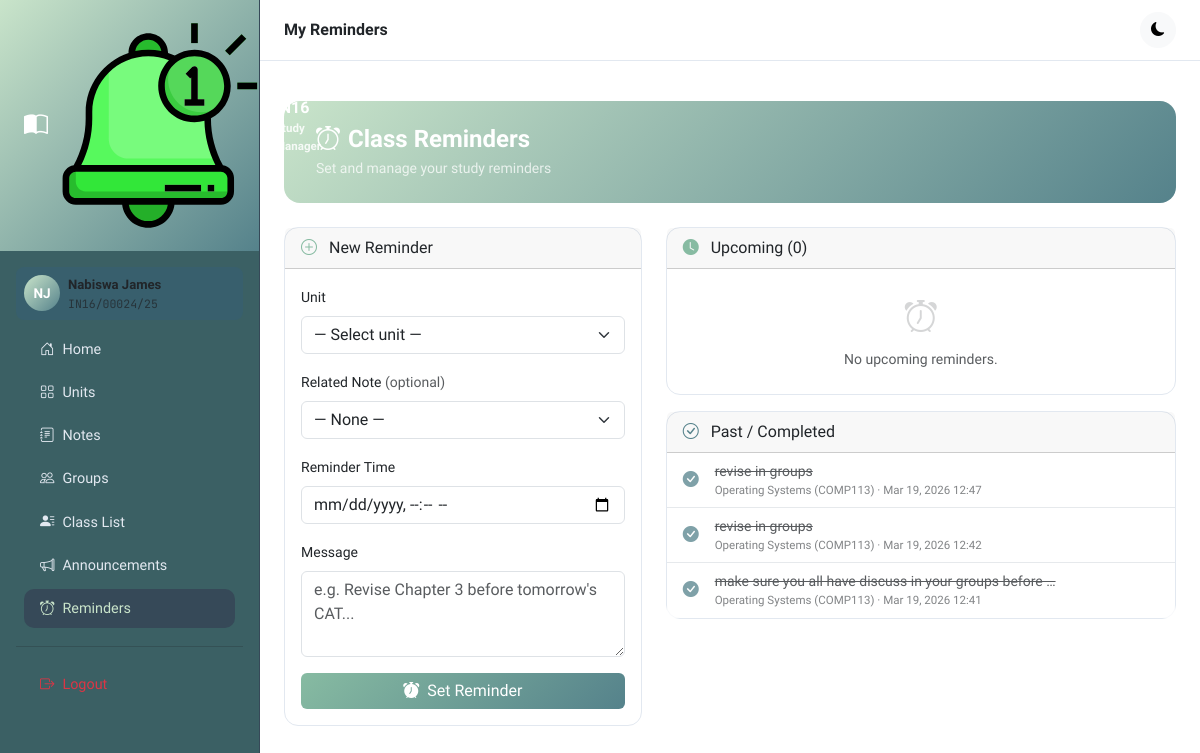
Page /reminders/ (signed in) on the committed database.
### notes_app/models.py (models this page shows, shortened)
class Student(models.Model):
    GENDER_CHOICES = [('M', 'Male'), ('F', 'Female'), ('O', 'Other')]
    user = models.OneToOneField(User, on_delete=models.CASCADE)
    reg_number = models.CharField(max_length=50, unique=True)
    gender = models.CharField(max_length=1, choices=GENDER_CHOICES)
    class Meta:
        ordering = ['reg_number']

class Reminder(models.Model):
    student = models.ForeignKey(Student, on_delete=models.CASCADE, related_name='reminders')
    unit = models.ForeignKey(Unit, on_delete=models.CASCADE)
    note = models.ForeignKey(Note, on_delete=models.SET_NULL, null=True, blank=True)
    reminder_time = models.DateTimeField()
    message = models.TextField()
    is_done = models.BooleanField(default=False)
    class Meta:
        ordering = ['reminder_time']

class Unit(models.Model):
    name = models.CharField(max_length=200)
    class Meta:
        ordering = ['name']

### notes_app/views.py (the view)
# urls.py: path('reminders/', views.reminders_view, name='reminders'),
@login_required
def reminders_view(request):
    try:
        student = request.user.student
    except Student.DoesNotExist:
        messages.warning(request, 'No student profile found for your account.')
        return redirect('home')
    if request.method == 'POST':
        form = ReminderForm(request.POST)
        if form.is_valid():
            reminder = form.save(commit=False)
            reminder.student = student
            reminder.save()
            messages.success(request, 'Reminder set successfully!')
            return redirect('reminders')
    else:
        form = ReminderForm()
    reminders = Reminder.objects.filter(student=student).select_related('unit', 'note')
    upcoming = reminders.filter(reminder_time__gte=timezone.now(), is_done=False)
    past = reminders.filter(reminder_time__lt=timezone.now()) | reminders.filter(is_done=True)
    return render(request, 'notes_app/reminders.html', {
        'form': form,
        'upcoming': upcoming,
        'past': past.order_by('-reminder_time')[:10],
    })

### notes_app/forms.py
class ReminderForm(forms.ModelForm):
    class Meta:
        model = Reminder
        fields = ['unit', 'note', 'reminder_time', 'message']
        widgets = {
            'reminder_time': forms.DateTimeInput(attrs={'type': 'datetime-local'}),
            'message': forms.Textarea(attrs={'rows': 3}),
        }

### notes_app/templates/notes_app/reminders.html (shortened to what this page needs)
{% extends 'notes_app/base.html' %}
{% block page_title %}My Reminders{% endblock %}
{% block content %}
<div class="page-header">
  <h4 class="fw-bold mb-1">
    <i class="bi bi-alarm me-2"></i>Class Reminders
  </h4>
  <p class="mb-0 opacity-75 small">Set and manage your study reminders</p>
</div>
<div class="row g-4">
  <div class="col-12 col-md-5">
    <div class="card">
      <div class="card-header fw-600">
        <i class="bi bi-plus-circle me-2" style="color:var(--in16-accent);"></i>
        New Reminder
      </div>
      <div class="card-body">
        <form method="post">
          <div class="mb-3">
            <label class="form-label small fw-500">Unit</label>
            <select name="unit" class="form-select" required>
              <option value="">— Select unit —</option>
            </select>
          </div>
          <div class="mb-3">
            <label class="form-label small fw-500">
              Related Note <span class="text-muted">(optional)</span>
            </label>
            <select name="note" class="form-select">
              <option value="">— None —</option>
            </select>
          </div>
          <div class="mb-3">
            <label class="form-label small fw-500">Reminder Time</label>
            <input type="datetime-local" name="reminder_time" class="form-control" required />
          </div>
          <div class="mb-3">
            <label class="form-label small fw-500">Message</label>
            <textarea name="message" class="form-control" rows="3"
                      placeholder="e.g. Revise Chapter 3 before tomorrow's CAT..." required></textarea>
          </div>
          <button type="submit"
                  class="btn w-100"
                  style="background:linear-gradient(135deg,var(--in16-accent),var(--in16-success));
                         color:white;border:none;">
            <i class="bi bi-alarm-fill me-2"></i>Set Reminder
          </button>
        </form>
      </div>
    </div>
  </div>
  <div class="col-12 col-md-7">
    <div class="card mb-3">
      <div class="card-header fw-600 d-flex align-items-center justify-content-between">
        <span>
          <i class="bi bi-clock-fill me-2" style="color:var(--in16-accent);"></i>
          Upcoming ({{ upcoming.count }})
        </span>
      </div>
      {% if upcoming %}
      <div class="list-group list-group-flush">
        {% for r in upcoming %}
        <div class="list-group-item px-3 py-3">
          <div class="d-flex align-items-start gap-3">
            <div class="rounded-circle d-flex align-items-center justify-content-center flex-shrink-0 text-white"
                 style="width:38px;height:38px;
                        background:linear-gradient(135deg,var(--in16-accent),var(--in16-success));
                        font-size:.85rem;">
              <i class="bi bi-alarm"></i>
            </div>
            <div class="flex-grow-1">
              <div class="fw-500 small">{{ r.message }}</div>
              <div class="d-flex align-items-center gap-2 mt-1 flex-wrap">
                <span class="unit-badge">{{ r.unit.name }}</span>
                {% if r.note %}
                <span class="badge border small"
                      style="border-color:var(--in16-accent);color:var(--in16-accent);">
                  {{ r.note.topic }}
                </span>
                {% endif %}
                <span class="text-muted" style="font-size:.72rem;">
                  <i class="bi bi-calendar me-1"></i>
                  {{ r.reminder_time|date:"M d, Y H:i" }}
                </span>
              </div>
            </div>
            <form method="post" action="{% url 'mark_reminder_done' r.id %}">
              {% csrf_token %}
              <button type="submit"
                      class="btn btn-sm"
                      style="border:1px solid var(--in16-success);color:var(--in16-success);"
                      title="Mark done">
                <i class="bi bi-check-lg"></i>
              </button>
            </form>
          </div>
        </div>
        {% endfor %}
      </div>
      {% else %}
      <div class="p-4 text-center text-muted small">
        <i class="bi bi-alarm d-block fs-2 opacity-25 mb-2"></i>
        No upcoming reminders.
      </div>
      {% endif %}
    </div>
    {% if past %}
    <div class="card">
      <div class="card-header fw-600">
        <i class="bi bi-check-circle me-2" style="color:var(--in16-success);"></i>
        Past / Completed
      </div>
      <div class="list-group list-group-flush">
        {% for r in past %}
        <div class="list-group-item px-3 py-2 opacity-75">
          <div class="d-flex align-items-center gap-3">
            <i class="bi bi-check-circle-fill" style="color:var(--in16-success);"></i>
            <div class="flex-grow-1">
              <div class="small fw-500 text-decoration-line-through">
                {{ r.message|truncatewords:10 }}
              </div>
              <div class="text-muted" style="font-size:.72rem;">
                {{ r.unit.name }} · {{ r.reminder_time|date:"M d, Y H:i" }}
              </div>
            </div>
          </div>
        </div>
        {% endfor %}
      </div>
    </div>
    {% endif %}
  </div>
</div>
{% endblock %}

### notes_app/templates/notes_app/base.html (shortened to what this page needs)
{% load static %}
<!DOCTYPE html>
<html lang="en" data-bs-theme="light" id="htmlRoot">
<head>
  <link href="https://cdn.jsdelivr.net/npm/bootstrap@5.3.3/dist/css/bootstrap.min.css" rel="stylesheet"/>
  <link href="https://cdn.jsdelivr.net/npm/bootstrap-icons@1.11.3/font/bootstrap-icons.min.css" rel="stylesheet"/>
</head>
<body>
{% if user.is_authenticated %}
<nav id="sidebar">
  <div class="sidebar-brand d-flex align-items-center gap-2">
    <i class="bi bi-book-half fs-4"></i>
    <img src="/notes_app/static/image/bell.svg" alt="">
    <div>
      <div class="fw-700" style="font-size:1rem;font-weight:700;">IN16</div>
      <div style="font-size:0.72rem;opacity:0.85;">Study Manager</div>
    </div>
  </div>
  <div class="p-3">
    {% if user.student %}
    <div class="d-flex align-items-center gap-2 p-2 mb-2 rounded-3" style="background:rgba(26,86,219,.07)">
      <div class="rounded-circle d-flex align-items-center justify-content-center text-white fw-bold"
           style="width:36px;height:36px;background:var(--in16-gradient);font-size:.85rem;">
        {{ user.first_name|first }}{{ user.last_name|first }}
      </div>
      <div>
        <div style="font-size:.82rem;font-weight:600;">{{ user.get_full_name }}</div>
        <div class="text-muted mono" style="font-size:.72rem;">{{ user.student.reg_number }}</div>
      </div>
    </div>
    {% endif %}
    <ul class="nav flex-column mt-1">
      <li class="nav-item">
        <a class="nav-link {% if request.resolver_match.url_name == 'home' %}active{% endif %}" href="{% url 'home' %}">
          <i class="bi bi-house-door me-2"></i>Home
        </a>
      </li>
      <li class="nav-item">
        <a class="nav-link {% if request.resolver_match.url_name == 'units' %}active{% endif %}" href="{% url 'units' %}">
          <i class="bi bi-grid me-2"></i>Units
        </a>
      </li>
      <li class="nav-item">
        <a class="nav-link {% if 'notes' in request.resolver_match.url_name %}active{% endif %}" href="{% url 'notes' %}">
          <i class="bi bi-journal-text me-2"></i>Notes
        </a>
      </li>
      <li class="nav-item">
        <a class="nav-link {% if 'groups' in request.resolver_match.url_name %}active{% endif %}" href="{% url 'groups' %}">
          <i class="bi bi-people me-2"></i>Groups
        </a>
      </li>
      <li class="nav-item">
        <a class="nav-link {% if request.resolver_match.url_name == 'students' %}active{% endif %}" href="{% url 'students' %}">
          <i class="bi bi-person-lines-fill me-2"></i>Class List
        </a>
      </li>
      <li class="nav-item">
        <a class="nav-link {% if request.resolver_match.url_name == 'announcements' %}active{% endif %}" href="{% url 'announcements' %}">
          <i class="bi bi-megaphone me-2"></i>Announcements
        </a>
      </li>
      <li class="nav-item">
        <a class="nav-link {% if request.resolver_match.url_name == 'reminders' %}active{% endif %}" href="{% url 'reminders' %}">
          <i class="bi bi-alarm me-2"></i>Reminders
        </a>
      </li>
    </ul>
    <hr class="my-3"/>
    <ul class="nav flex-column">
      <li class="nav-item">
        <a class="nav-link text-danger" href="{% url 'logout' %}">
          <i class="bi bi-box-arrow-right me-2"></i>Logout
        </a>
      </li>
    </ul>
  </div>
</nav>
<div id="main-content">
  <div class="topbar d-flex align-items-center justify-content-between">
    <div class="fw-600 d-none d-md-block" style="font-weight:600;">
      {% block page_title %}IN16 Study Manager{% endblock %}
    </div>
    <div class="ms-auto d-flex align-items-center gap-2">
      <button class="btn btn-light btn-sm rounded-circle" id="darkToggle" title="Toggle dark mode" style="width:36px;height:36px;">
        <i class="bi bi-moon-fill" id="darkIcon"></i>
      </button>
    </div>
  </div>
  <div class="px-4 pt-3">
  </div>
  <div class="p-4">
    {% block content %}{% endblock %}
  </div>
</div>
{% endif %}
</body>
</html>

### notes_app/templates/notes_app/base.html (style rules this page uses)
:root { --in16-primary: #C9E4CA; --in16-accent: #87BBA2; --in16-success: #55828B; --in16-dark: #3B6064; --in16-deep: #364958; --in16-gradient: linear-gradient(135deg, #C9E4CA 0%, #55828B 100%); }
* { font-family: 'Sora', sans-serif; }
code, .mono { font-family: 'JetBrains Mono', monospace; }
#sidebar { width: 260px; min-height: 100vh; background: var(--in16-dark); border-right: 1px solid var(--in16-deep); position: fixed; top: 0; left: 0; z-index: 1040; transition: transform 0.3s ease; }
#sidebar .sidebar-brand { background: var(--in16-gradient); padding: 1.25rem 1.5rem; color: #fff; font-weight: bold; }
#sidebar .nav-link { color: #e2e8f0; border-radius: 10px; margin: 2px 8px; padding: 0.55rem 1rem; font-size: 0.9rem; font-weight: 500; transition: all 0.2s; }
#sidebar .nav-link:hover, #sidebar .nav-link.active { background: var(--in16-deep); color: var(--in16-primary); }
#sidebar .nav-link i { width: 20px; }
#main-content { margin-left: 260px; min-height: 100vh; transition: margin 0.3s ease; }
.topbar { background: #fff; border-bottom: 1px solid #e2e8f0; padding: 0.75rem 1.5rem; position: sticky; top: 0; z-index: 1030; }
.card { border-radius: 14px; border: 1px solid #e2e8f0; }
.page-header { background: var(--in16-gradient); color: white; border-radius: 16px; padding: 1.5rem 2rem; margin-bottom: 1.5rem; }

### rows in the picture
Reminder: message "revise in groups", unit.name "Operating Systems (COMP113)", reminder_time "Mar 19, 2026 12:47"
Reminder: message "revise in groups", unit.name "Operating Systems (COMP113)", reminder_time "Mar 19, 2026 12:42"
Reminder: message "make sure you all have discuss in your groups before …", unit.name "Operating Systems (COMP113)", reminder_time "Mar 19, 2026 12:41"

### other values in the picture
{{ user.first_name|first }} "N"
{{ user.last_name|first }} "J"
{{ user.get_full_name }} "Nabiswa James"
{{ user.student.reg_number }} "IN16/00024/25"
{{ upcoming.count }} "0"
